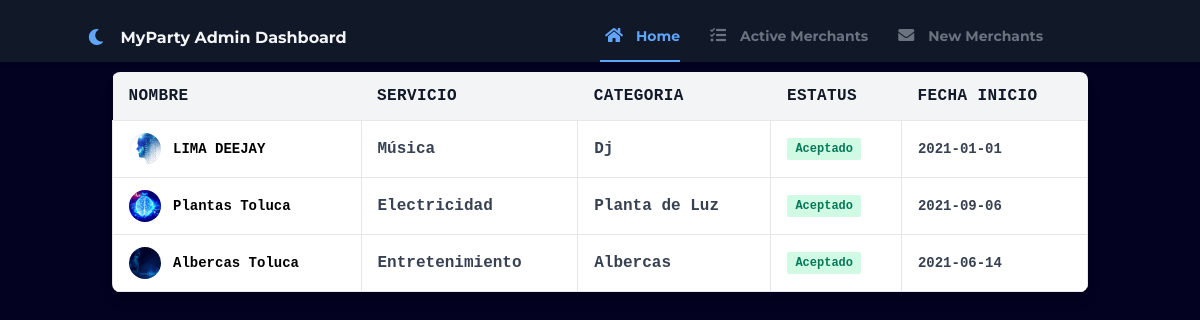
Screenshot of /pag/dashboard.php (signed in) with the database file from the repository.
### tables this page shows
CREATE TABLE `tblimagennegocio` (
  `IdImagenNegocio` int(11) NOT NULL,
  `IdNegocio` int(11) NOT NULL,
  `Ruta` varchar(255) NOT NULL
);

CREATE TABLE `tblnegocios` (
  `IdNegocio` int(11) NOT NULL,
  `IdCategoria` int(11) NOT NULL,
  `IdServicio` int(11) NOT NULL,
  `IdEstatus` int(11) NOT NULL,
  `Nombre` varchar(255) NOT NULL,
  `Descripcion` varchar(255) NOT NULL,
  `Direccion` varchar(255) NOT NULL,
  `Telefono` bigint(20) NOT NULL,
  `Whatsapp` bigint(20) NOT NULL,
  `Facebook` varchar(255) NOT NULL,
  `Instagram` varchar(255) NOT NULL,
  `Correo` varchar(255) NOT NULL,
  `fecha` date DEFAULT NULL
);

CREATE TABLE `tblservicios` (
  `IdServicio` int(11) NOT NULL,
  `Descripcion` varchar(255) NOT NULL
);

CREATE TABLE `tblcategorias` (
  `IdCategoria` int(11) NOT NULL,
  `Descripcion` varchar(255) NOT NULL
);

### pag/dashboard.php (the view, shortened to what this page needs)
<?php
    include('conexion.php');
?>
<!DOCTYPE html>
<html lang="en">
<head>
    <link rel="stylesheet" href="https://use.fontawesome.com/releases/v5.3.1/css/all.css">
    <link href="https://unpkg.com/tailwindcss/dist/tailwind.min.css" rel="stylesheet">
    <link rel="stylesheet" href="../css/style.css">
</head>
<body class="bg-black-alt font-sans leading-normal tracking-normal">
    <?php
        if ($_SESSION['IdNegocio'] == "") {
            ?>
                <h1>NO TIENES PERMITIDO EL ACCESO</h1>
            <?php
        }else{
            ?>
            <nav id="header" class="bg-gray-900 fixed w-full z-10 top-0 shadow">
                <div class="w-full container mx-auto flex flex-wrap items-center mt-0 pt-3 pb-3 md:pb-0">
                    <div class="w-1/2 pl-2 md:pl-0">
                        <a class="text-gray-100 text-base xl:text-xl no-underline hover:no-underline font-bold"  href="#">
                            <i class="fas fa-moon text-blue-400 pr-3"></i> MyParty Admin Dashboard
                        </a>
                    </div>
                    <div class="w-full flex-grow lg:flex lg:items-center lg:w-auto hidden lg:block mt-2 lg:mt-0 bg-gray-900 z-20" id="nav-content">
                        <ul class="list-reset lg:flex flex-1 items-center px-4 md:px-0">
                            <li class="mr-6 my-2 md:my-0">
                                <a href="dashboard.php" class="block py-1 md:py-3 pl-1 align-middle text-blue-400 no-underline hover:text-gray-100 border-b-2 border-blue-400 hover:border-blue-400">
                                    <i class="fas fa-home fa-fw mr-3 text-blue-400"></i><span class="pb-1 md:pb-0 text-sm">Home</span>
                                </a>
                            </li>
                            <li class="mr-6 my-2 md:my-0">
                                <a href="aMerchants.php" class="block py-1 md:py-3 pl-1 align-middle text-gray-500 no-underline hover:text-gray-100 border-b-2 border-gray-900  hover:border-pink-400">
                                    <i class="fas fa-tasks fa-fw mr-3"></i><span class="pb-1 md:pb-0 text-sm">Active Merchants</span>
                                </a>
                            </li>
                            <li class="mr-6 my-2 md:my-0">
                                <a href="nMerchants.php" class="block py-1 md:py-3 pl-1 align-middle text-gray-500 no-underline hover:text-gray-100 border-b-2 border-gray-900  hover:border-purple-400">
                                    <i class="fa fa-envelope fa-fw mr-3"></i><span class="pb-1 md:pb-0 text-sm">New Merchants</span>
                                </a>
                            </li>
                        </ul>
                    </div>
                </div>
            </nav>
            <br><br>
            <section class="container mx-auto p-6 font-mono">
                <div class="w-full mb-8 overflow-hidden rounded-lg shadow-lg">
                    <div class="w-full overflow-x-auto">
                    <table class="w-full">
                        <thead>
                        <tr class="text-md font-semibold tracking-wide text-left text-gray-900 bg-gray-100 uppercase border-b border-gray-600">
                            <th class="px-4 py-3">Nombre</th>
                            <th class="px-4 py-3">Servicio</th>
                            <th class="px-4 py-3">Categoria</th>
                            <th class="px-4 py-3">Estatus</th>
                            <th class="px-4 py-3">Fecha inicio</th>
                        </tr>
                        </thead>
                        <tbody class="bg-white">
                            <?php
                                $query = "select IdNegocio, nombre, s.Descripcion, c.Descripcion, n.IdServicio, n.IdEstatus, fecha from tblnegocios n, tblservicios s,
                                tblcategorias c where n.IdServicio = s.IdServicio and n.IdCategoria = c.IdCategoria order by IdNegocio asc";
                                $result = mysqli_query($conn, $query);
                                while ($row = mysqli_fetch_row($result)){
                                    echo "<tr class='text-gray-700'>";
                                    $result2 = mysqli_query($conn, "select Ruta from tblimagennegocio where IdNegocio = '".$row[0]."' order by IdImagenNegocio asc limit 1");
                                    while($j = mysqli_fetch_array($result2)){
                                        echo "<td class = 'px-4 py-3 border'>
                                        <div class = 'flex items-center text-sm'>
                                        <div class = 'relative w-8 h-8 mr-3 rounded-full md:block'>
                                        <img class = 'object-cover w-full h-full rounded-full' src = '../img/negocios/".$row[4]."/".$row[0]."-".$row[1]."/".$j[0]."' loading='lazy'/>
                                        <div class='absolute inset-0 rounded-full shadow-inner' aria-hidden='true'></div>
                                        </div>
                                        <div>
                                        <p class = 'font-semibold text-black'>".$row[1]."</p>
                                        </div>
                                        </div>
                                        </td>";
                                    }
                                    echo "<td class='px-4 py-3 text-ms font-semibold border'>".$row[2]."</td>";
                                    echo "<td class='px-4 py-3 text-ms font-semibold border'>".$row[3]."</td>";
                                    if ($row[5] == 1) {
                                        echo "<td class='px-4 py-3 text-xs border'><span class='px-2 py-1 font-semibold leading-tight text-green-700 bg-green-100 rounded-sm'> Aceptado </span></td>";
                                    } else {
                                        echo "<td class='px-4 py-3 text-xs border'><span class='px-2 py-1 font-semibold leading-tight text-red-700 bg-red-100 rounded-sm'> Pendiente </span></td>";
                                    }
                                    echo "<td class = 'px-4 py-3 text-sm border'>".$row[6]."</td>";
                                    echo "</tr>";
                                }
                            ?>
                        </tbody>
                    </table>
                    </div>
                </div>
            </section>
            <?php
        }
    ?>
</body>
</html>

### css/style.css (style rules this page uses)
html, body { height: 100%; font-weight: 800; }
body { background: #030321; font-family: 'Montserrat'; }
a, h6 { font-family: 'Montserrat'; font-weight: bold; }
h1,h2,h3,h4,h5,h6,a,p, label, ul, li { color: white; }

### rows the page displays
tblnegocios: IdServicio.Descripcion "Música", IdCategoria.Descripcion "Dj", shows "Aceptado", fecha "2021-01-01"
tblimagennegocio: IdNegocio+Ruta (picture), IdNegocio.Nombre "LIMA DEEJAY"
tblnegocios: IdServicio.Descripcion "Electricidad", IdCategoria.Descripcion "Planta de Luz", shows "Aceptado", fecha "2021-09-06"
tblimagennegocio: IdNegocio+Ruta (picture), IdNegocio.Nombre "Plantas Toluca"
tblnegocios: IdServicio.Descripcion "Entretenimiento", IdCategoria.Descripcion "Albercas", shows "Aceptado", fecha "2021-06-14"
tblimagennegocio: IdNegocio+Ruta (picture), IdNegocio.Nombre "Albercas Toluca"
